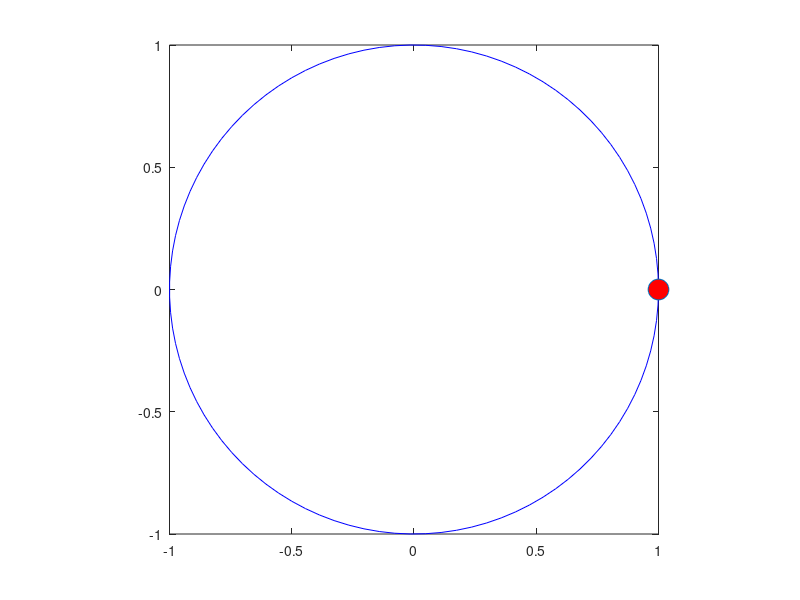
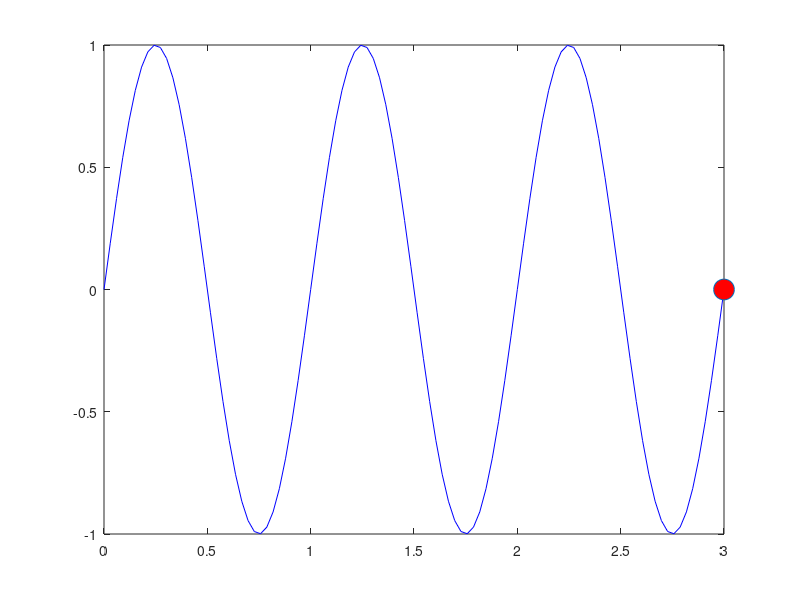
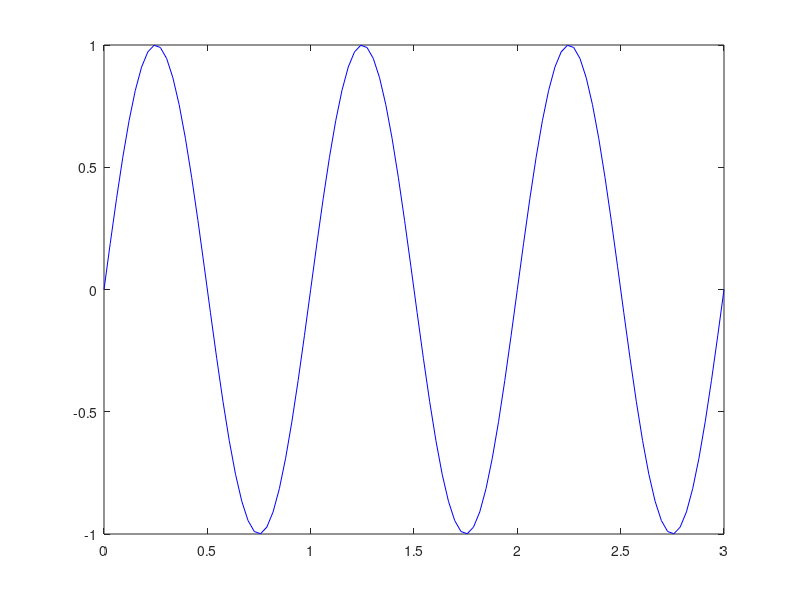
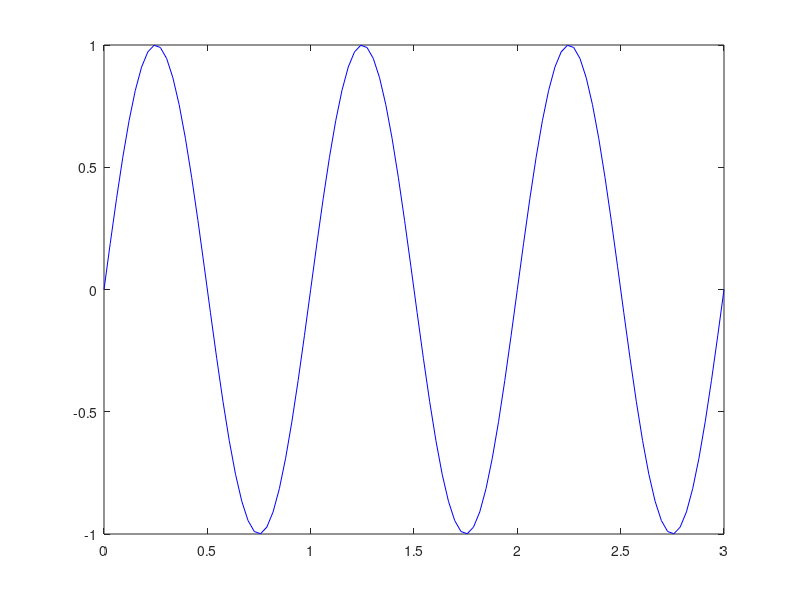

Here is the MATLAB script that generated these plots, in order: (Note: this script raises an error after producing the figures.)



%% 원 위를 움직이는 점

%
theta = linspace(0, 2*pi, 100);


x = cos(theta); % 벡터
y = sin(theta); % 벡터 
plot(x,y)
axis square  
hold on;

% 움직이는 점 

for i = 1:length(theta)
        plot(x,y, 'b')
        axis square
        
        hold on;
        plot(x(i), y(i), 'o', 'markerfacecolor', 'r', 'markersize', 15)
        axis square 
        pause(0.1)
        hold off;
end

% drawnow는 pause를 대체함.


%% sine wave 위를 지나는 점

figure;

t = linspace(0, 3, 100);
x = sin(2*pi*1*t)
plot(t, x, 'b');

hold on;
for i = 1:length(t)
    plot(t, x, 'b');
    hold on;
    plot(t(i), x(i), 'o', 'markerfacecolor', 'r', 'markersize', 15)
    drawnow;
    hold off;
end

%% sine wave 자체가 움직이는 그림

figure;

t = linspace(0, 3, 100);
delay = linspace(0, 2*pi, 100) %점 개수 늘려주면 더 천천히 움직
x = sin(2*pi*1*t)
        %2pi곱해주면 주기가 1이 됨  
        % pi 뒤의 값은 주파수. 2를 곱하면 1초에 두 번 진동.
for i = 1:length(delay)
    x = sin(2*pi*1*t - delay(i))
    plot(t, x, 'b')
    drawnow;
    hold off;
end


%% 녹화하기

%% sine wave 자체가 움직이는 그림

figure;

t = linspace(0, 3, 100);
delay = linspace(0, 2*pi, 100) %점 개수 늘려주면 더 천천히 움직
x = sin(2*pi*1*t)
        %2pi곱해주면 주기가 1이 됨  
        % pi 뒤의 값은 주파수. 2를 곱하면 1초에 두 번 진동.
for i = 1:length(delay)
    x = sin(2*pi*1*t - delay(i))
    plot(t, x, 'b')
    %drawnow;
    F(i) = getframe(gcf);
    hold off;
end

v = VideoWriter('test.mp4', 'MPEG-4');
v.FrameRate = 30;%1초에 30frame. 위에서 100 frame으로 했으니까 3.3초짜리가 될 것.
v.Quality = 100;

open(v);
writeVideo(v, F);
close(v);


%%
x = [1,2,3;2,4,7;3,7,6];
y = [9,3,2;1,3,5;4,4,7];
M = cell(2, 1);

M{1} = x
M{2} = y


figure;
for i = 1:length(matrices)
    j = mod(i,2) + 1
    heatmap(M{j})
    drawnow;
end
